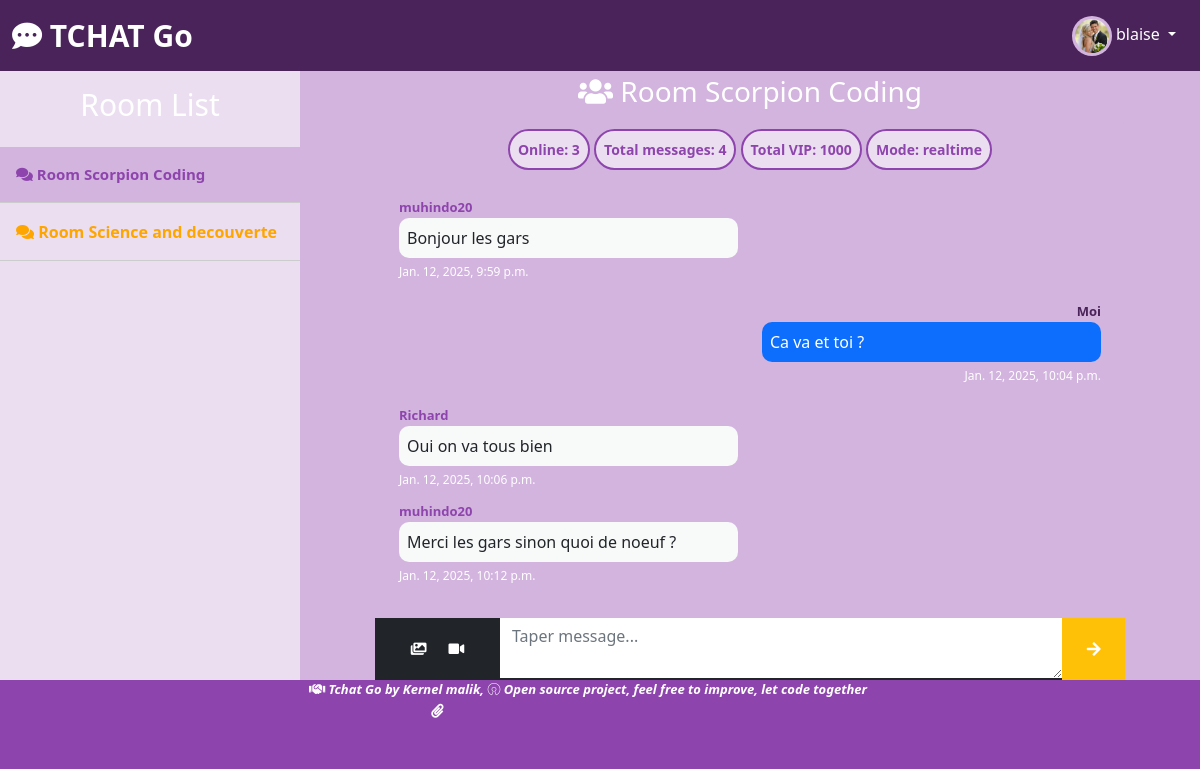
The page /home (signed in) on the database its author committed.
### chat/models.py (models this page shows, shortened)
class UserProfile(models.Model):
    date_add=models.DateTimeField(auto_now_add=True)
    user=models.OneToOneField(User, on_delete=models.CASCADE, related_name="user_profile")
    photo=models.ImageField(upload_to="users_photo")
    dateNaissance=models.DateField()
    level=models.IntegerField(default=5)

class Rooms(models.Model):
    date_add=models.DateTimeField(auto_now_add=True)
    online=models.IntegerField(default=0)
    name=models.CharField(max_length=200)

class Message(models.Model):
    date_add=models.DateTimeField(auto_now_add=True)
    auteur=models.ForeignKey(UserProfile, on_delete=models.CASCADE, related_name="user_messages")
    room=models.ForeignKey(Rooms, on_delete=models.CASCADE, related_name="room_messages", null=True, blank=True)
    message=models.TextField()

### chat/views.py (the view)
# urls.py: path('home',HomePage.as_view(), name="home"),
class HomePage(LoginRequiredMixin, View):
  def get(self, request):
    data={}
    data['profile']=request.user.user_profile
    data['rooms']=Rooms.objects.all()
    data['c_room']=data['rooms'][0]
    return render(request, "home.html",data)

### templates/home.html (shortened to what this page needs)
<!DOCTYPE html>
<html>
  <head>
    <link rel="stylesheet" href="https://cdnjs.cloudflare.com/ajax/libs/font-awesome/5.8.0/css/all.min.css" />
    <link
    rel="stylesheet"
    href="https://cdnjs.cloudflare.com/ajax/libs/animate.css/4.1.1/animate.min.css"
  />
    <link href="https://cdn.jsdelivr.net/npm/bootstrap@5.0.2/dist/css/bootstrap.min.css" rel="stylesheet">
  </head>
  <body style="background-color: #8e44ad;">
    <nav class="navbar navbar-expand-lg navbar-light" style="background-color: #4a235a;">
        <div class="container-fluid">
          <a class="navbar-brand" href="#" style="font-weight: bold;color: #fff;font-size: 30px;"><i class="fas fa-comment-dots"></i> TCHAT Go</a>
          <div class="collapse navbar-collapse" id="navbarSupportedContent">
            {% if profile %}
            <div class="dropdown">
              <button class="btn btn-secondary dropdown-toggle" style="border: 0px;border-radius: 0px;background-color: transparent;"  type="button" id="dropdownMenuButton1" data-bs-toggle="dropdown" aria-expanded="false">
                <img src="{{profile.photo.url}}" style="width: 40px;height: 40px;padding: 3px;background-color: #d2b4de;border-radius: 50%/50%;"/> {{profile.user.username}}
              </button>
            </div>
            {% endif %}
          </div>
        </div>
      </nav>
    <div class="container-fluid"  x-data="{ currentPage: 'home',show_notif: true }">
        <div class="row">
          <div class="col-3 card" style="background-color: #ebdef0;border: 0px;border-radius: 0px;">
            <div class="row">
              <div class="col-12">
                <h1 class="py-3" style="font-size: 30px;color: #fff;width: 100%;text-align: center;">Room List</h1>
              </div>
              <div class="col-12" style="margin: 0px;padding: 0px;">
                {% for room in rooms %}
                  {% if forloop.counter == 1 %}
                    <button class="btn p-3" style="margin-bottom: 1px;border: 0px;border-radius: 0px; background-color: #d2b4de;width: 100%;text-align: left;font-size: 15px;font-weight: bold;color: #8e44ad;border-bottom: 1px solid #CCC;"><i class="fas fa-comments"></i> Room {{room.name}}</button>
                  {% else %}
                    <button class="btn p-3" style="margin-bottom: 1px;border: 0px;border-radius: 0px; background-color: #ebdef0;width: 100%;text-align: left;color: orange;font-weight: bold;border-bottom: 1px solid #CCC;"><i class="fas fa-comments"></i> Room {{room.name}}</button>
                {% endif %}
                {% endfor %}
              </div>
            </div>
          </div>
            <div class="col-9 text-center" style="background-color: #d2b4de;">
              <div class="row">
                <div class="col-12 text-center py-1">
                  <h3 style="color: #fff;"><i class="fas fa-users"></i> Room {{c_room.name}}</h3>
                </div>
                <div class="col-10 offset-1 text-center card" style="border: 0px;border-radius: 5px;background-color:#d2b4de;">
                  <div class="row">
                    <div class="col-12 py-2">
                      <button class="btn btn-sm p-2" style="background-color: #ebdef0;color: #8e44ad;border-radius: 30px;border: 2px solid #8e44ad;font-weight: bold;">Online: {{c_room.online}}</button>
                      <button class="btn btn-sm p-2" style="background-color: #ebdef0;color: #8e44ad;border-radius: 30px;border: 2px solid #8e44ad;font-weight: bold;">Total messages: {{c_room.room_messages.count}}</button>
                      <button class="btn btn-sm p-2" style="background-color: #ebdef0;color: #8e44ad;border-radius: 30px;border: 2px solid #8e44ad;font-weight: bold;">Total VIP: 1000</button>
                      <button class="btn btn-sm p-2" style="background-color: #ebdef0;color: #8e44ad;border-radius: 30px;border: 2px solid #8e44ad;font-weight: bold;">Mode: realtime</button>
                    </div>
                    <div class="col-12 p-4" style="height: 55vh;overflow-y: scroll;border: 0px;" id="scrollable">
                      {% if c_room.room_messages.count > 0 %}
                      {% for message in c_room.room_messages.all %}
                      {% if message.auteur == profile %}
                      <div class="row my-3">
                        <div class="col-6 offset-6">
                          <span style="display: inline-block;width: 100%;text-align: right;margin: 0px;font-size: 13px;font-weight: bold;color: #4a235a;">Moi</span>
                          <p class="p-2 bg-primary text-white" style="text-align: left;border-radius: 10px;margin: 0px;">
                           {{message.message}}
                          </p>
                          <span style="display: inline-block;width: 100%;text-align: right;margin: 0px;font-size: 12px;color: #fff;">{{message.date_add}}</span>
                        </div>
                      </div>
                      {% else %}
                      <div class="row mb-2">
                        <div class="col-6">
                          <span style="display: inline-block;width: 100%;text-align: left;margin: 0px;font-size: 13px;font-weight: bold;color: #8e44ad;">{{message.auteur.user.username}}</span>
                          <p class="p-2" style="margin: 0px;text-align: left;background: #f8f9f9;border-radius: 10px;">
                            {{message.message}}
                          </p>
                          <span style="display: inline-block;width: 100%;text-align: left;margin: 0px;font-size: 12px;color: #fff;">{{message.date_add}}</span>
                        </div>
                      </div>
                      {% endif %}
                      {% endfor %}
                      {% else %}
                        <div class="row">
                          <div class="col-12" style="border-radius: 10px;display: flex;align-items: center;justify-content: center;background-color:#ebdef0;min-height: 30vh;">
                            <p style="font-size: 12px;">Pas encore de messages dans ce room! Soyez le premier a y ecrire</p>
                          </div>
                        </div>
                      {% endif %}
                    </div>
                    <div class="col-12 bg-dark text-white">
                      <div class="row">
                        <div class="col-2">
                          <button class="btn btn-sm text-white" style="height: 100%;" title="Ajouter image"><i class="fas fa-images"></i></button>
                          <button class="btn btn-sm text-white" style="height: 100%;" title="Ajouter video"><i class="fas fa-video"></i></button>
                          <button class="btn btn-sm text-white" style="height: 100%;" title="Ajouter documment"><i class="fas fa-paperclip"></i></button>
                        </div>
                        <div class="col-9" style="padding: 0px;margin: 0px;">
                          <textarea class="form-control" style="width:100%;border: 0px;border-radius: 0px" placeholder="Taper message..."></textarea>
                        </div>
                        <div class="col-1" style="background-color: red;padding: 0px;margin: 0px;">
                          <button class="col btn btn-warning text-white p-3" style="width: 100%;height: 100%; margin: auto;border: 0px;border-radius: 0px;font-weight: bold;" ><i class="fas fa-arrow-right"></i></button>
                        </div>
                      </div>
                    </div>
                  </div>
                </div>
              </div>
            </div>
    <div class="row">
      <div class="col-12 text-center">
        <p style="color: #fff;font-size: 13px;font-style: italic;font-weight: bold;"><i class="fas fa-handshake"></i> Tchat Go by Kernel malik, <i class="fab fa-osi"></i> Open source project, feel free to improve, let code together</p>
      </div>
    </div>
    </div>
  </body>
</html>

### templates/home.html (style rules this page uses)
#scrollable { scrollbar-width: thin; scrollbar-color: #8e44ad #ccc; }

### rows shown on the page
UserProfile: photo (picture), user.username "blaise"
Rooms: name "Scorpion Coding", online "3", room_messages.count "4"
Rooms: name "Science and decouverte"
Message: auteur.user.username "muhindo20", message "Bonjour les gars", date_add "Jan. 12, 2025, 9:59 p.m."
Message: message "Ca va et toi ?", date_add "Jan. 12, 2025, 10:04 p.m."
Message: auteur.user.username "Richard", message "Oui on va tous bien", date_add "Jan. 12, 2025, 10:06 p.m."
Message: auteur.user.username "muhindo20", message "Merci les gars sinon quoi de noeuf ?", date_add "Jan. 12, 2025, 10:12 p.m."
